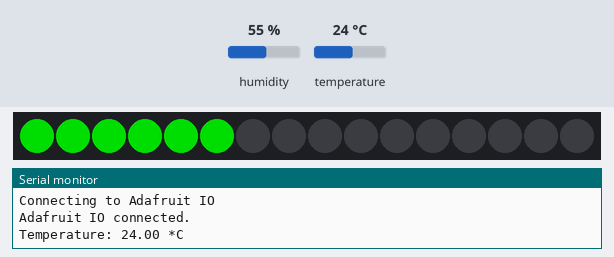
This sketch was run on a simulated Arduino Uno, built for the host (arithmetic inside an expression is 32-bit, double 64-bit). Shown: 16 RGB LEDs in strip order, left to right, the last lines printed to the serial monitor. The inputs (shaded band) are chosen by the test bench; at power-on: temperature 24 °C, humidity 55 %. Dim RGB values are drawn brighter than linear.

Above: at 8.7 s.
8.8 s: temperature set to 41 °C
At 17.0 s:
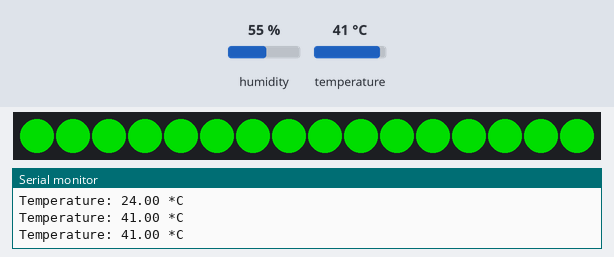
Timing chart, 0 to 18.5 s (numbered marks = the images above; inputs shaded):
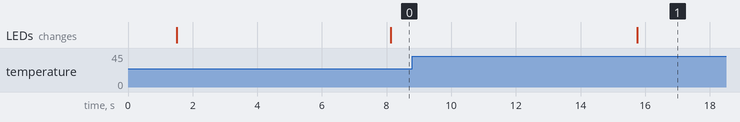

Measured:
- after the input at 8.8 s, the LEDs: change after 7.0 s (image 1)

The sketch:

Adafruit.io_temperatura_neopixel.ino
```cpp
#include "AdafruitIO_WiFi.h"
#include <Adafruit_NeoPixel.h>
#include <DHT.h>

#define PIN_NEOPIXEL 15
#define PIN_DHT11 14
#define NUMPIXELS 16
#define DHTTYPE DHT11
float temp;

DHT dht(PIN_DHT11, DHTTYPE);
Adafruit_NeoPixel pixels(NUMPIXELS, PIN_NEOPIXEL, NEO_GRB + NEO_KHZ800);

#define IO_USERNAME  "Adolff_0"
#define IO_KEY       "aio_aWgl22ofVeah5xWQ6SNvbQMQSl8Z"

#define WIFI_SSID      "Balam"
#define WIFI_PASS      "0987654321"

AdafruitIO_WiFi io(IO_USERNAME, IO_KEY, WIFI_SSID, WIFI_PASS);

AdafruitIO_Feed *TEM = io.feed("tem");

//int SEN=14;

void setup() {
  Serial.begin(115200);
  Serial.print("Connecting to Adafruit IO");
          io.connect();
      while(io.status() < AIO_CONNECTED) {
      Serial.print(".");
      delay(500);

    }

    Serial.println();
    Serial.println(io.statusText());
     dht.begin();
  pixels.begin();
  pixels.clear();
}

void loop() {
  io.run();
  envio_datos();


  int numPixelsToLight = map(temp, 17, 34, 0, NUMPIXELS);
  numPixelsToLight = constrain(numPixelsToLight, 0, NUMPIXELS);

  for(int i=0; i<numPixelsToLight; i++) {
    pixels.setPixelColor(i, pixels.Color(0, 150, 0));
  }

  for(int i=numPixelsToLight; i<NUMPIXELS; i++) {
    pixels.setPixelColor(i, pixels.Color(0, 0, 0));
  }

  pixels.show();
  delay(1000);
}


void envio_datos(){
 temp = dht.readTemperature();

  Serial.print("Temperature: ");
  Serial.print(temp);
  Serial.println(" *C");
  TEM->save(temp);
  delay(6500);


//float por=digitalRead(PIN_DHT11);
//Serial.println(por);
//
}
```
